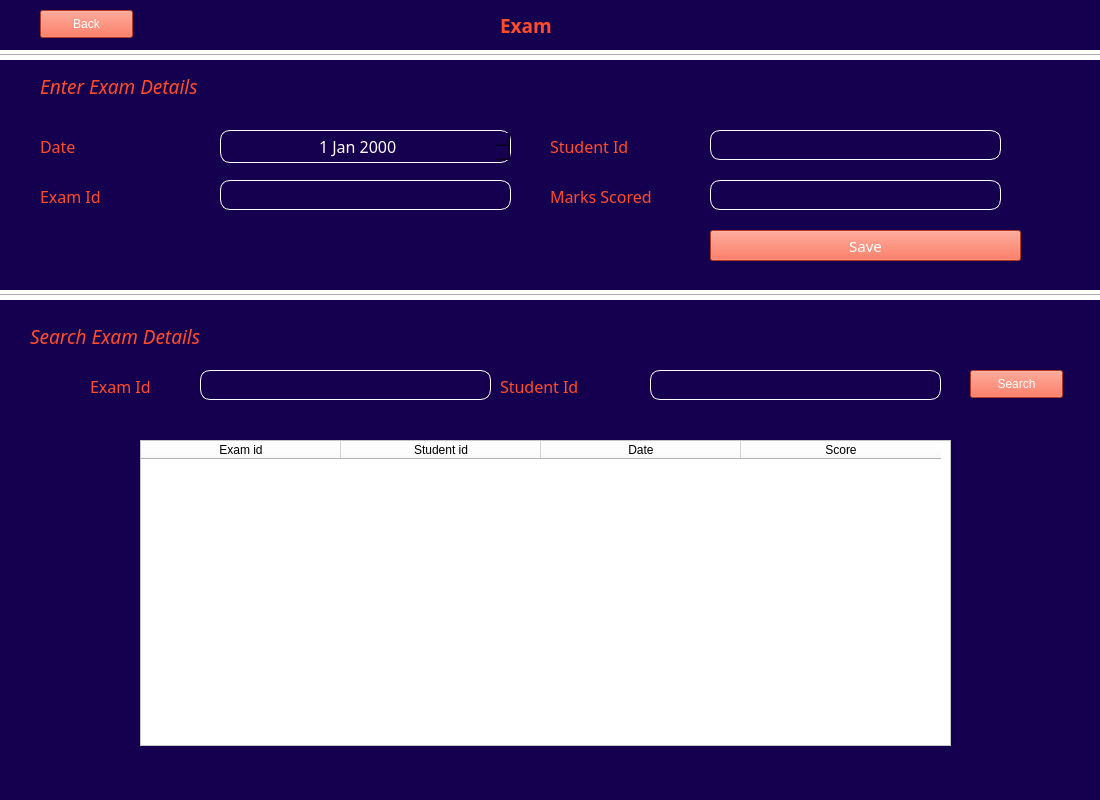
<?xml version="1.0" encoding="UTF-8"?>
<ui version="4.0">
 <class>MainWindow</class>
 <widget class="QMainWindow" name="MainWindow">
  <property name="geometry">
   <rect>
    <x>0</x>
    <y>0</y>
    <width>1100</width>
    <height>800</height>
   </rect>
  </property>
  <property name="windowTitle">
   <string>MainWindow</string>
  </property>
  <property name="styleSheet">
   <string notr="true">background:#150050;</string>
  </property>
  <widget class="QWidget" name="centralwidget">
   <property name="styleSheet">
    <string notr="true">QPushButton#SaveButton {
background-color:#FF4C29;
color:white;
}

QPushButton#SaveButton:hover {
    background-color:white;
color:#FF4C29;
}

QPushButton#SaveButton:pressed {
    background-color: rgb(224, 0, 0);     
}
QPushButton#SearchButton {
background-color:#FF4C29;
color:white;
}

QPushButton#SearchButton:hover {
    background-color:white;
color:#FF4C29;
}

QPushButton#SearchButton:pressed {
    background-color: rgb(224, 0, 0);     
}
QPushButton#DeleteButton {
background-color:#FF4C29;
color:white;
}
QPushButton#BackButton {
background-color:#FF4C29;
color:white;
}

QPushButton#BackButton:hover {
    background-color:white;
color:#FF4C29;
}

QPushButton#BackButton:pressed {
    background-color: rgb(224, 0, 0);     
}

QPushButton#DeleteButton:hover {
    background-color:white;
color:#FF4C29;
}

QPushButton#DeleteButton:pressed {
    background-color: rgb(224, 0, 0);     
}</string>
   </property>
   <widget class="QLabel" name="error">
    <property name="geometry">
     <rect>
      <x>80</x>
      <y>250</y>
      <width>331</width>
      <height>21</height>
     </rect>
    </property>
    <property name="styleSheet">
     <string notr="true">color:rgb(255, 0, 0);</string>
    </property>
    <property name="text">
     <string/>
    </property>
   </widget>
   <widget class="QLabel" name="label_10">
    <property name="geometry">
     <rect>
      <x>40</x>
      <y>130</y>
      <width>101</width>
      <height>33</height>
     </rect>
    </property>
    <property name="font">
     <font>
      <family>Gill Sans MT</family>
      <pointsize>12</pointsize>
     </font>
    </property>
    <property name="styleSheet">
     <string notr="true">color:#FF4C29;</string>
    </property>
    <property name="text">
     <string>Date</string>
    </property>
   </widget>
   <widget class="QLineEdit" name="StudentLineEdit">
    <property name="geometry">
     <rect>
      <x>710</x>
      <y>130</y>
      <width>291</width>
      <height>30</height>
     </rect>
    </property>
    <property name="font">
     <font>
      <family>Gill Sans MT</family>
      <pointsize>11</pointsize>
     </font>
    </property>
    <property name="styleSheet">
     <string notr="true">border : 1px solid white;
border-radius : 10px;
color : white;</string>
    </property>
    <property name="text">
     <string/>
    </property>
    <property name="alignment">
     <set>Qt::AlignCenter</set>
    </property>
   </widget>
   <widget class="QLabel" name="label_14">
    <property name="geometry">
     <rect>
      <x>40</x>
      <y>70</y>
      <width>231</width>
      <height>33</height>
     </rect>
    </property>
    <property name="font">
     <font>
      <family>Gill Sans MT</family>
      <pointsize>14</pointsize>
      <italic>true</italic>
     </font>
    </property>
    <property name="styleSheet">
     <string notr="true">color:#FF4C29;</string>
    </property>
    <property name="text">
     <string>Enter Exam Details</string>
    </property>
   </widget>
   <widget class="QPushButton" name="SaveButton">
    <property name="geometry">
     <rect>
      <x>710</x>
      <y>230</y>
      <width>311</width>
      <height>31</height>
     </rect>
    </property>
    <property name="font">
     <font>
      <family>Gill Sans MT</family>
      <pointsize>11</pointsize>
      <weight>50</weight>
      <italic>false</italic>
      <bold>false</bold>
     </font>
    </property>
    <property name="cursor">
     <cursorShape>OpenHandCursor</cursorShape>
    </property>
    <property name="styleSheet">
     <string notr="true"/>
    </property>
    <property name="text">
     <string>Save</string>
    </property>
   </widget>
   <widget class="QLabel" name="label_12">
    <property name="geometry">
     <rect>
      <x>550</x>
      <y>130</y>
      <width>141</width>
      <height>33</height>
     </rect>
    </property>
    <property name="font">
     <font>
      <family>Gill Sans MT</family>
      <pointsize>12</pointsize>
     </font>
    </property>
    <property name="styleSheet">
     <string notr="true">color:#FF4C29;</string>
    </property>
    <property name="text">
     <string>Student Id</string>
    </property>
   </widget>
   <widget class="QLabel" name="label_8">
    <property name="geometry">
     <rect>
      <x>40</x>
      <y>180</y>
      <width>141</width>
      <height>33</height>
     </rect>
    </property>
    <property name="font">
     <font>
      <family>Gill Sans MT</family>
      <pointsize>12</pointsize>
     </font>
    </property>
    <property name="styleSheet">
     <string notr="true">color:#FF4C29;</string>
    </property>
    <property name="text">
     <string>Exam Id</string>
    </property>
   </widget>
   <widget class="QLabel" name="label_9">
    <property name="geometry">
     <rect>
      <x>550</x>
      <y>180</y>
      <width>141</width>
      <height>33</height>
     </rect>
    </property>
    <property name="font">
     <font>
      <family>Gill Sans MT</family>
      <pointsize>12</pointsize>
     </font>
    </property>
    <property name="styleSheet">
     <string notr="true">color:#FF4C29;</string>
    </property>
    <property name="text">
     <string>Marks Scored</string>
    </property>
   </widget>
   <widget class="QLineEdit" name="ExamLineEdit">
    <property name="geometry">
     <rect>
      <x>220</x>
      <y>180</y>
      <width>291</width>
      <height>30</height>
     </rect>
    </property>
    <property name="font">
     <font>
      <family>Gill Sans MT</family>
      <pointsize>11</pointsize>
     </font>
    </property>
    <property name="styleSheet">
     <string notr="true">border : 1px solid white;
border-radius : 10px;
color : white;</string>
    </property>
    <property name="text">
     <string/>
    </property>
    <property name="alignment">
     <set>Qt::AlignCenter</set>
    </property>
   </widget>
   <widget class="QLineEdit" name="ScoreLineEdit">
    <property name="geometry">
     <rect>
      <x>710</x>
      <y>180</y>
      <width>291</width>
      <height>30</height>
     </rect>
    </property>
    <property name="font">
     <font>
      <family>Gill Sans MT</family>
      <pointsize>11</pointsize>
     </font>
    </property>
    <property name="styleSheet">
     <string notr="true">border : 1px solid white;
border-radius : 10px;
color : white;</string>
    </property>
    <property name="text">
     <string/>
    </property>
    <property name="alignment">
     <set>Qt::AlignCenter</set>
    </property>
   </widget>
   <widget class="QDateEdit" name="DateEdit">
    <property name="geometry">
     <rect>
      <x>220</x>
      <y>130</y>
      <width>291</width>
      <height>33</height>
     </rect>
    </property>
    <property name="font">
     <font>
      <family>Gill Sans MT</family>
      <pointsize>12</pointsize>
     </font>
    </property>
    <property name="styleSheet">
     <string notr="true">border : 1px solid white;
border-radius : 10px;
color : white;</string>
    </property>
    <property name="alignment">
     <set>Qt::AlignCenter</set>
    </property>
   </widget>
   <widget class="QLineEdit" name="studentLineEdit">
    <property name="geometry">
     <rect>
      <x>650</x>
      <y>370</y>
      <width>291</width>
      <height>30</height>
     </rect>
    </property>
    <property name="font">
     <font>
      <family>Gill Sans MT</family>
      <pointsize>11</pointsize>
     </font>
    </property>
    <property name="styleSheet">
     <string notr="true">border : 1px solid white;
border-radius : 10px;
color : white;</string>
    </property>
    <property name="alignment">
     <set>Qt::AlignCenter</set>
    </property>
   </widget>
   <widget class="QTableWidget" name="table">
    <property name="geometry">
     <rect>
      <x>140</x>
      <y>440</y>
      <width>811</width>
      <height>306</height>
     </rect>
    </property>
    <property name="styleSheet">
     <string notr="true">background:white;</string>
    </property>
    <attribute name="horizontalHeaderDefaultSectionSize">
     <number>200</number>
    </attribute>
    <column>
     <property name="text">
      <string>Exam id</string>
     </property>
    </column>
    <column>
     <property name="text">
      <string>Student id</string>
     </property>
    </column>
    <column>
     <property name="text">
      <string>Date</string>
     </property>
    </column>
    <column>
     <property name="text">
      <string>Score</string>
     </property>
    </column>
   </widget>
   <widget class="QLabel" name="label_18">
    <property name="geometry">
     <rect>
      <x>30</x>
      <y>320</y>
      <width>231</width>
      <height>33</height>
     </rect>
    </property>
    <property name="font">
     <font>
      <family>Gill Sans MT</family>
      <pointsize>14</pointsize>
      <italic>true</italic>
     </font>
    </property>
    <property name="styleSheet">
     <string notr="true">color:#FF4C29;</string>
    </property>
    <property name="text">
     <string>Search Exam Details</string>
    </property>
   </widget>
   <widget class="QLabel" name="label_15">
    <property name="geometry">
     <rect>
      <x>500</x>
      <y>370</y>
      <width>141</width>
      <height>33</height>
     </rect>
    </property>
    <property name="font">
     <font>
      <family>Gill Sans MT</family>
      <pointsize>12</pointsize>
     </font>
    </property>
    <property name="styleSheet">
     <string notr="true">color:#FF4C29;</string>
    </property>
    <property name="text">
     <string>Student Id</string>
    </property>
   </widget>
   <widget class="QPushButton" name="SearchButton">
    <property name="geometry">
     <rect>
      <x>970</x>
      <y>370</y>
      <width>93</width>
      <height>28</height>
     </rect>
    </property>
    <property name="text">
     <string>Search</string>
    </property>
   </widget>
   <widget class="QLineEdit" name="examLineEdit">
    <property name="geometry">
     <rect>
      <x>200</x>
      <y>370</y>
      <width>291</width>
      <height>30</height>
     </rect>
    </property>
    <property name="font">
     <font>
      <family>Gill Sans MT</family>
      <pointsize>11</pointsize>
     </font>
    </property>
    <property name="styleSheet">
     <string notr="true">border : 1px solid white;
border-radius : 10px;
color : white;</string>
    </property>
    <property name="text">
     <string/>
    </property>
    <property name="alignment">
     <set>Qt::AlignCenter</set>
    </property>
   </widget>
   <widget class="QLabel" name="label_11">
    <property name="geometry">
     <rect>
      <x>90</x>
      <y>370</y>
      <width>91</width>
      <height>33</height>
     </rect>
    </property>
    <property name="font">
     <font>
      <family>Gill Sans MT</family>
      <pointsize>12</pointsize>
     </font>
    </property>
    <property name="styleSheet">
     <string notr="true">color:#FF4C29;</string>
    </property>
    <property name="text">
     <string>Exam Id</string>
    </property>
   </widget>
   <widget class="QLabel" name="label">
    <property name="geometry">
     <rect>
      <x>500</x>
      <y>10</y>
      <width>121</width>
      <height>31</height>
     </rect>
    </property>
    <property name="font">
     <font>
      <family>Gill Sans MT</family>
      <pointsize>14</pointsize>
      <weight>75</weight>
      <bold>true</bold>
     </font>
    </property>
    <property name="styleSheet">
     <string notr="true">color:#FF4C29;</string>
    </property>
    <property name="text">
     <string>Exam</string>
    </property>
   </widget>
   <widget class="Line" name="line_2">
    <property name="geometry">
     <rect>
      <x>-10</x>
      <y>50</y>
      <width>1121</width>
      <height>10</height>
     </rect>
    </property>
    <property name="styleSheet">
     <string notr="true">background:white;</string>
    </property>
    <property name="orientation">
     <enum>Qt::Horizontal</enum>
    </property>
   </widget>
   <widget class="Line" name="line_3">
    <property name="geometry">
     <rect>
      <x>0</x>
      <y>290</y>
      <width>1121</width>
      <height>10</height>
     </rect>
    </property>
    <property name="styleSheet">
     <string notr="true">background:white;</string>
    </property>
    <property name="orientation">
     <enum>Qt::Horizontal</enum>
    </property>
   </widget>
   <widget class="QPushButton" name="BackButton">
    <property name="geometry">
     <rect>
      <x>40</x>
      <y>10</y>
      <width>93</width>
      <height>28</height>
     </rect>
    </property>
    <property name="text">
     <string>Back</string>
    </property>
   </widget>
   <widget class="QLabel" name="error1">
    <property name="geometry">
     <rect>
      <x>90</x>
      <y>410</y>
      <width>331</width>
      <height>21</height>
     </rect>
    </property>
    <property name="styleSheet">
     <string notr="true">color:rgb(255, 0, 0);</string>
    </property>
    <property name="text">
     <string/>
    </property>
   </widget>
  </widget>
 </widget>
 <resources/>
 <connections/>
</ui>
